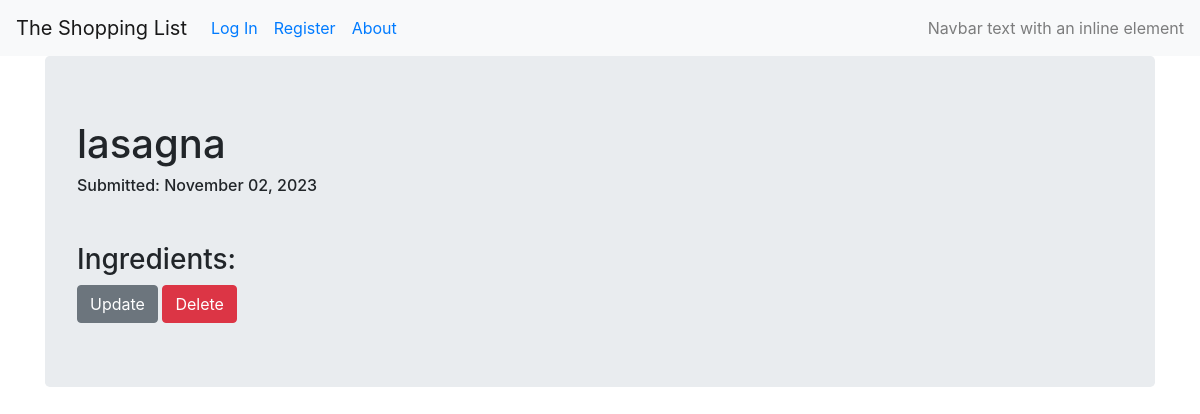
The page /recipes/4 on the database as committed earlier.
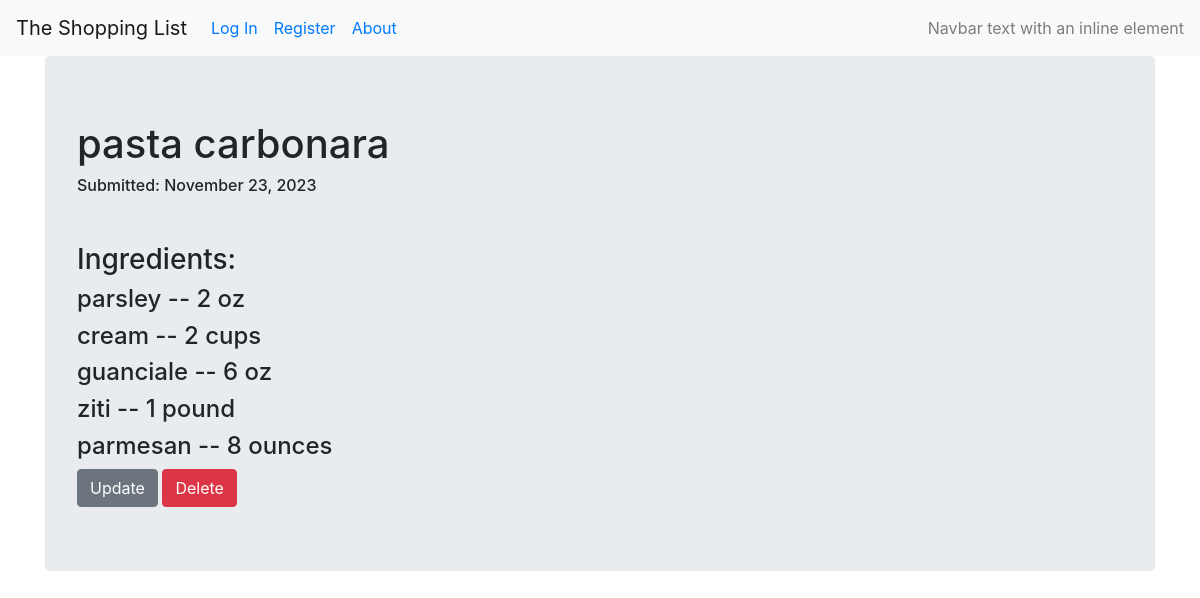
The same page on the database as committed later.
### crud_recipe/models.py (models this page shows, shortened)
@dataclass
class Recipe(db.Model):
    __tablename__ = 'recipes'
    id = db.Column(db.Integer(), primary_key=True)
    name = db.Column(db.String(100))
    user_id = db.Column(db.Integer, db.ForeignKey('users.id'))
    date = db.Column(db.DateTime, nullable=False, default=datetime.utcnow)

@dataclass
class RecipeToIngredient(db.Model):
    __tablename__ = 'recipe_to_ingredient'
    recipe_id = db.Column(db.Integer, db.ForeignKey('recipes.id'), primary_key=True)
    ingredient_id = db.Column(db.Integer, db.ForeignKey('ingredients.id'), primary_key=True)
    ingredient_quantity = db.Column(db.Integer)
    ingredient_measurement = db.Column(db.String(50))

@dataclass
class Ingredient(db.Model):
    __tablename__ = 'ingredients'
    id = db.Column(db.Integer, primary_key=True)
    name = db.Column(db.String(100), nullable=False)     ## are any validators/conditionals required here or are none needed?

### crud_recipe/recipes/views.py (the view)
@recipe_views.route('/<int:recipe_id>')
def recipe_view(recipe_id):
    recipe = Recipe.query.get_or_404(recipe_id)
    recipe_ingredients_query = (
                        db.session.query(Ingredient.name, RecipeToIngredient.ingredient_quantity, RecipeToIngredient.ingredient_measurement)
                        .join(Ingredient, RecipeToIngredient.ingredient_id == Ingredient.id)
                        .where(RecipeToIngredient.recipe_id == recipe.id)
                        )
    recipe_ingredients = recipe_ingredients_query.all()
    return render_template('recipe.html', recipe_name=recipe.name,
                            submit_date=recipe.date, recipe=recipe, recipe_ingredients=recipe_ingredients)

### crud_recipe/templates/recipe.html (shortened to what this page needs)
{% extends "base.html" %}
{% block content %}
<div class="jumbotron">
  <h1>{{ recipe_name }}</h1>
  <h6>Submitted: {{ recipe.date.strftime('%B %d, %Y') }}</h6>
<p>
  <br>
</p>
<div>
  <h3>Ingredients:</h3>
</div>
<div>
  {% for ingredient in recipe_ingredients %}
  <div>
  <h4>{{ ingredient[0] }} -- {{ ingredient[1] }} {{ ingredient[2] }}</h4>
  </div>
  {% endfor %}
</div>
<div>
  <a class="btn btn-secondary" href="{{ url_for('recipes.update', recipe_id=recipe.id) }}">Update</a>
  <button type="button" class="btn btn-danger" data-toggle="modal" data-target="#del_modal" href="{{ url_for('recipes.delete_recipe', recipe_id=recipe.id) }}">Delete</button>
</div>
{% endblock content %}

### crud_recipe/templates/base.html (shortened to what this page needs)
<!DOCTYPE html>
<html>
  <head>
    <link rel="stylesheet" href="https://maxcdn.bootstrapcdn.com/bootstrap/4.0.0/css/bootstrap.min.css">
  </head>
<body>
  <nav class="navbar navbar-expand-lg navbar-light bg-light">
    <a class="navbar-brand" href="#">The Shopping List</a>
    <div class="collapse navbar-collapse" id="navbarText">
      <ul class="navbar-nav mr-auto">
        {% if current_user.is_authenticated %}
        <li class="nav-link"><a href="{{ url_for('core.info') }}">About</a></li>
        <li class="nav-link"><a href="{{url_for('users.logout')}}">Log Out</a></li>
        <li class="nav-link"><a href="{{url_for('users.account')}}">Account</a></li>
        <li class="nav-link"><a href="{{url_for('recipes.add_recipe')}}">Add a Recipe</a></li>
        <li class="nav-link"><a href="{{url_for('users.view_users_recipes', username=current_user.username)}}">My Recipes</a></li>
        <li class="nav-link"><a href="{{url_for('recipes.generate_shopping_list', username=current_user.username)}}">Generate Shopping List</a></li>
        {% else %}
        <li class="nav-link"><a href="{{url_for('users.login')}}">Log In</a></li>
        <li class="nav-link"><a href="{{url_for('users.register')}}">Register</a></li>
        <li class="nav-link"><a href="{{ url_for('core.info') }}">About</a></li>
        {% endif %}
      </ul>
      <span class="navbar-text">
        Navbar text with an inline element
      </span>
    </div>
  </nav>
  <div class="container">
    {% block content %}
    {% endblock %}
  </div>
</body>
</html>

Rows that differ between the two databases and show on the page:
changed Recipe: name "lasagna" → "pasta carbonara"; date "November 02, 2023" → "November 23, 2023"
added RecipeToIngredient: name "parsley", ingredient_quantity "2", ingredient_measurement "oz"
added RecipeToIngredient: name "cream", ingredient_quantity "2", ingredient_measurement "cups"
added RecipeToIngredient: name "guanciale", ingredient_quantity "6", ingredient_measurement "oz"
added RecipeToIngredient: name "ziti", ingredient_quantity "1", ingredient_measurement "pound"
added RecipeToIngredient: name "parmesan", ingredient_quantity "8", ingredient_measurement "ounces"
